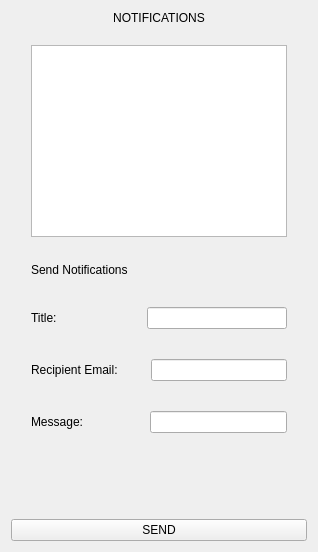
         <widget class="QWidget" name="notificationsPage">
          <layout class="QGridLayout" name="gridLayout_4">
           <item row="2" column="0">
            <widget class="QPushButton" name="sendNotificationsBtn">
             <property name="text">
              <string>SEND</string>
             </property>
            </widget>
           </item>
           <item row="1" column="0">
            <layout class="QVBoxLayout" name="verticalLayout_12">
             <property name="spacing">
              <number>30</number>
             </property>
             <property name="leftMargin">
              <number>20</number>
             </property>
             <property name="rightMargin">
              <number>20</number>
             </property>
             <property name="bottomMargin">
              <number>80</number>
             </property>
             <item>
              <widget class="QLabel" name="label_3">
               <property name="styleSheet">
                <string notr="true">font: 600 12pt &quot;Segoe UI&quot;;</string>
               </property>
               <property name="text">
                <string>Send Notifications</string>
               </property>
              </widget>
             </item>
             <item>
              <layout class="QHBoxLayout" name="horizontalLayout_8">
               <item>
                <widget class="QLabel" name="notificationTitleLabe">
                 <property name="styleSheet">
                  <string notr="true">font: 12pt &quot;Segoe UI&quot;;</string>
                 </property>
                 <property name="text">
                  <string>Title:                  </string>
                 </property>
                </widget>
               </item>
               <item>
                <widget class="QLineEdit" name="notificationTitleTxt"/>
               </item>
              </layout>
             </item>
             <item>
              <layout class="QHBoxLayout" name="horizontalLayout_9">
               <item>
                <widget class="QLabel" name="notificationEmailLabel">
                 <property name="styleSheet">
                  <string notr="true">font: 12pt &quot;Segoe UI&quot;;</string>
                 </property>
                 <property name="text">
                  <string>Recipient Email: </string>
                 </property>
                </widget>
               </item>
               <item>
                <widget class="QLineEdit" name="notificationEmailTxt"/>
               </item>
              </layout>
             </item>
             <item>
              <layout class="QHBoxLayout" name="horizontalLayout_10">
               <item>
                <widget class="QLabel" name="notificationMsgLabel">
                 <property name="styleSheet">
                  <string notr="true">font: 12pt &quot;Segoe UI&quot;;</string>
                 </property>
                 <property name="text">
                  <string>Message:           </string>
                 </property>
                </widget>
               </item>
               <item>
                <widget class="QLineEdit" name="notificationMsgTxt">
                 <property name="styleSheet">
                  <string notr="true"/>
                 </property>
                </widget>
               </item>
              </layout>
             </item>
            </layout>
           </item>
           <item row="0" column="0">
            <layout class="QVBoxLayout" name="verticalLayout_11">
             <property name="spacing">
              <number>20</number>
             </property>
             <property name="leftMargin">
              <number>20</number>
             </property>
             <property name="rightMargin">
              <number>20</number>
             </property>
             <property name="bottomMargin">
              <number>20</number>
             </property>
             <item>
              <widget class="QLabel" name="notificationPageTitleLabel">
               <property name="text">
                <string>NOTIFICATIONS</string>
               </property>
               <property name="alignment">
                <set>Qt::AlignmentFlag::AlignCenter</set>
               </property>
              </widget>
             </item>
             <item>
              <widget class="QTableWidget" name="notificationsTableWidget"/>
             </item>
            </layout>
           </item>
          </layout>
         </widget>
